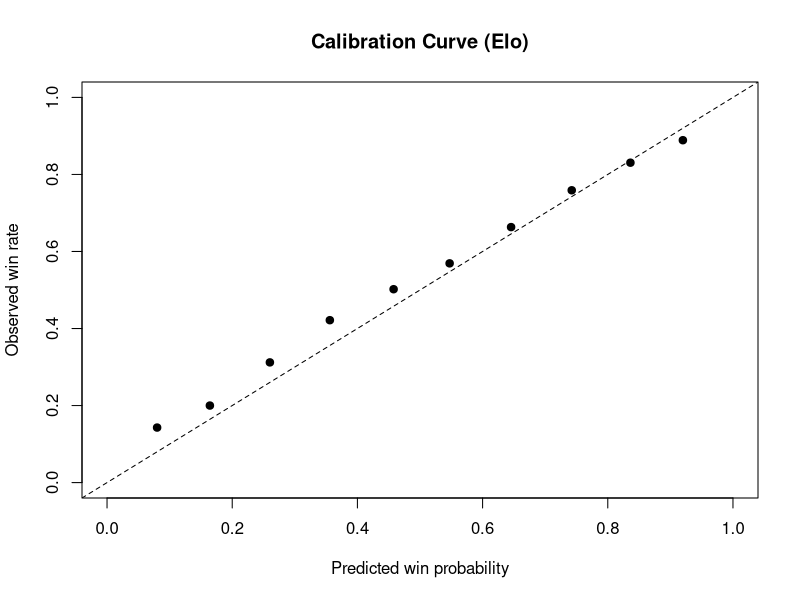
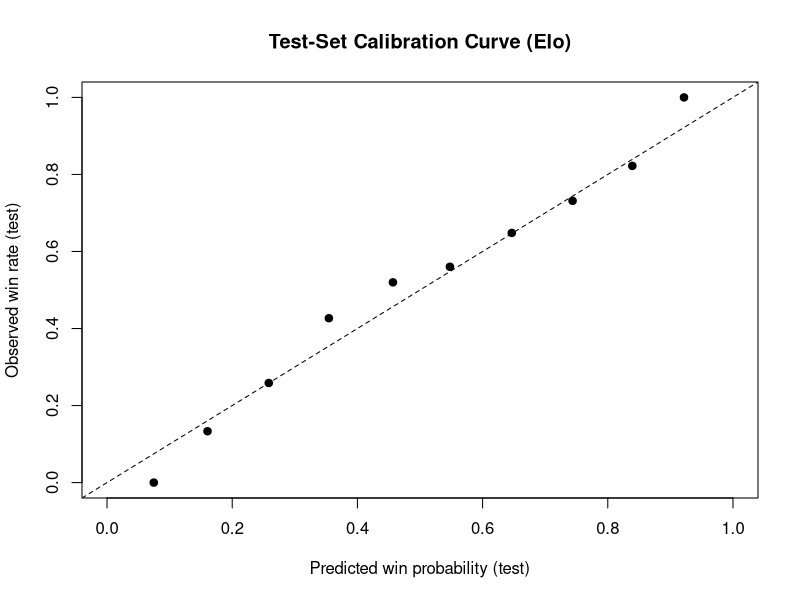

Source code (R) for these figures, in order:
# Goal: Estimate the probability that a team wins a match based on match context
# (tournament importance and match format)
# Given (team1, team2) and pre-match context
# Predict P(team1 wins the match)
# Elo system: https://en.wikipedia.org/wiki/Elo_rating_system

# -----------------------------
# Load and prepare match data
# -----------------------------

# Read match-level data
data <- read.csv("cs2_results.csv")

# -----------------------------
# Clean and parse match date
# -----------------------------

# Remove leading text from time column
clean_time <- sub("^Results for\\s+", "", data$time)

# Remove ordinal suffixes (e.g., 31st -> 31)
clean_time <- gsub("([0-9]{1,2})(st|nd|rd|th)", "\\1", clean_time)

# Convert to Date
data$match_date <- as.Date(clean_time, format = "%B %d %Y")

# Sort matches chronologically
data <- data[order(data$match_date), ]
row.names(data) <- NULL

# -----------------------------
# Helper functions
# -----------------------------

# Normalize match format:
# bo3 / bo5 kept as-is, map names treated as bo1
normalize_format <- function(shape) {
  s <- tolower(trimws(as.character(shape)))
  ifelse(s %in% c("bo3", "bo5"), s, "bo1")
}

# Match format weight (sqrt rule)
# bo1 = 1
# bo3 = sqrt(3)
# bo5 = sqrt(5)
format_weight <- function(fmt) {
  fmt <- normalize_format(fmt)
  ifelse(fmt == "bo5", sqrt(5),
         ifelse(fmt == "bo3", sqrt(3), 1.0))
}

# Tournament importance weight:
# stars in [0, 5] mapped to [0.8, 1.6]
importance_weight <- function(stars) {
  stars <- as.numeric(stars)
  0.80 + 0.80 * (stars / 5)
}

# Elo win probability (base-10 logistic, scale = s)
elo_prob <- function(r1, r2, s) {
  1 / (1 + 10 ^ ((r2 - r1) / s))
}

# Pre-compute normalized match format
data$format <- normalize_format(data$shape)

# =============================
# Full-sample Elo (diagnostics)
# =============================

K <- 32
initial_elo <- 1500
s <- 450
ratings <- new.env(parent = emptyenv())

# Get current rating for a team (initialize if unseen)
get_rating <- function(team) {
  key <- as.character(team)[1]
  if (!exists(key, envir = ratings, inherits = FALSE)) {
    assign(key, initial_elo, envir = ratings)
  }
  get(key, envir = ratings, inherits = FALSE)
}

# Set updated rating for a team
set_rating <- function(team, value) {
  key <- as.character(team)[1]
  assign(key, value, envir = ratings)
}

# Storage for per-match outputs
n <- nrow(data)
pred_p <- numeric(n)
k_eff  <- numeric(n)
r1_pre <- numeric(n)
r2_pre <- numeric(n)

# -----------------------------
# Elo loop (chronological)
# -----------------------------

for (i in seq_len(n)) {
  t1 <- data$team1[i]
  t2 <- data$team2[i]
  y  <- data$target[i]  # 1 if team1 wins, else 0
  
  # Pre-match ratings
  r1 <- get_rating(t1)
  r2 <- get_rating(t2)
  
  # Pre-match win probability
  p <- elo_prob(r1, r2, s)
  
  # Context-adjusted K (format + tournament importance)
  wf <- format_weight(data$format[i])
  wt <- importance_weight(data$stars_of_tournament[i])
  K_eff <- min(K * wf * wt, 3 * K)
  
  # Elo update
  delta <- K_eff * (y - p)
  set_rating(t1, r1 + delta)
  set_rating(t2, r2 - delta)
  
  # Store pre-match outputs
  pred_p[i] <- p
  k_eff[i]  <- K_eff
  r1_pre[i] <- r1
  r2_pre[i] <- r2
}

# -----------------------------
# Attach results to dataset
# -----------------------------

data$elo_p_team1_win <- pred_p
data$K_eff           <- k_eff
data$elo_team1_pre   <- r1_pre
data$elo_team2_pre   <- r2_pre

# -----------------------------
# Log loss evaluation
# -----------------------------

# Clip probabilities for numerical stability
eps <- 1e-15
p_clip <- pmin(pmax(data$elo_p_team1_win, eps), 1 - eps)

# Per-match log loss
data$logloss <- -(data$target * log(p_clip) +
                    (1 - data$target) * log(1 - p_clip))

# Mean log loss
mean_logloss <- mean(data$logloss, na.rm = TRUE)

# -----------------------------
# Calibration plot (full sample)
# -----------------------------

# Bin predicted probabilities and compare to observed win rate
n_bins <- 10
bins <- cut(
  data$elo_p_team1_win,
  breaks = seq(0, 1, length.out = n_bins + 1),
  include.lowest = TRUE
)

calib <- aggregate(
  cbind(pred = data$elo_p_team1_win, y = data$target),
  by = list(bin = bins),
  FUN = mean
)

plot(
  calib$pred, calib$y,
  xlim = c(0, 1),
  ylim = c(0, 1),
  xlab = "Predicted win probability",
  ylab = "Observed win rate",
  main = "Calibration Curve (Elo)",
  pch = 19
)
abline(0, 1, lty = 2)

# =============================
# Time-based train/test split
# =============================

# Split data by date (train is before split_date, test is on/after split_date)
split_date <- as.Date("2024-08-01")

train_data <- subset(data, match_date < split_date)
test_data  <- subset(data, match_date >= split_date)

# Reset ratings so train/test is clean (no leakage from full-sample run)
ratings <- new.env(parent = emptyenv())

# -----------------------------
# Train phase (build ratings)
# -----------------------------

for (i in seq_len(nrow(train_data))) {
  t1 <- train_data$team1[i]
  t2 <- train_data$team2[i]
  y  <- train_data$target[i]  # 1 if team1 wins, else 0
  
  # Pre-match ratings
  r1 <- get_rating(t1)
  r2 <- get_rating(t2)
  
  # Pre-match win probability
  p <- elo_prob(r1, r2, s)
  
  # Context-adjusted K
  wf <- format_weight(train_data$format[i])
  wt <- importance_weight(train_data$stars_of_tournament[i])
  K_eff <- min(K * wf * wt, 3 * K)
  
  # Elo update
  delta <- K_eff * (y - p)
  set_rating(t1, r1 + delta)
  set_rating(t2, r2 - delta)
}

# -----------------------------
# Test phase (predict -> score -> update)
# -----------------------------

n_test <- nrow(test_data)
test_pred <- numeric(n_test)

for (i in seq_len(n_test)) {
  t1 <- test_data$team1[i]
  t2 <- test_data$team2[i]
  y  <- test_data$target[i]
  
  # Pre-match ratings
  r1 <- get_rating(t1)
  r2 <- get_rating(t2)
  
  # Pre-match prediction (this is what gets evaluated)
  p <- elo_prob(r1, r2, s)
  test_pred[i] <- p
  
  # Update ratings after observing outcome
  wf <- format_weight(test_data$format[i])
  wt <- importance_weight(test_data$stars_of_tournament[i])
  K_eff <- min(K * wf * wt, 3 * K)
  
  delta <- K_eff * (y - p)
  set_rating(t1, r1 + delta)
  set_rating(t2, r2 - delta)
}

# -----------------------------
# Test log loss
# -----------------------------

eps <- 1e-15
p_clip <- pmin(pmax(test_pred, eps), 1 - eps)

test_logloss <- -(test_data$target * log(p_clip) +
                    (1 - test_data$target) * log(1 - p_clip))

mean_test_logloss <- mean(test_logloss, na.rm = TRUE)
mean_test_logloss

# -----------------------------
# Calibration plot (test set)
# -----------------------------

n_bins <- 10
bins <- cut(
  test_pred,
  breaks = seq(0, 1, length.out = n_bins + 1),
  include.lowest = TRUE
)

calib_test <- aggregate(
  cbind(pred = test_pred, y = test_data$target),
  by = list(bin = bins),
  FUN = mean
)

plot(
  calib_test$pred, calib_test$y,
  xlim = c(0, 1),
  ylim = c(0, 1),
  xlab = "Predicted win probability (test)",
  ylab = "Observed win rate (test)",
  main = "Test-Set Calibration Curve (Elo)",
  pch = 19
)
abline(0, 1, lty = 2)

# =============================
# Simple matchup prediction
# =============================

# Predict P(team1 wins) using current ratings state
predict_match <- function(team1, team2) {
  r1 <- get_rating(team1)
  r2 <- get_rating(team2)
  p <- 1 / (1 + 10 ^ ((r2 - r1) / s))
  
  list(
    team1 = team1,
    team2 = team2,
    rating_team1 = r1,
    rating_team2 = r2,
    prob_team1_win = p,
    prob_team2_win = 1 - p
  )
}

predict_match("Natus Vincere", "G2")
